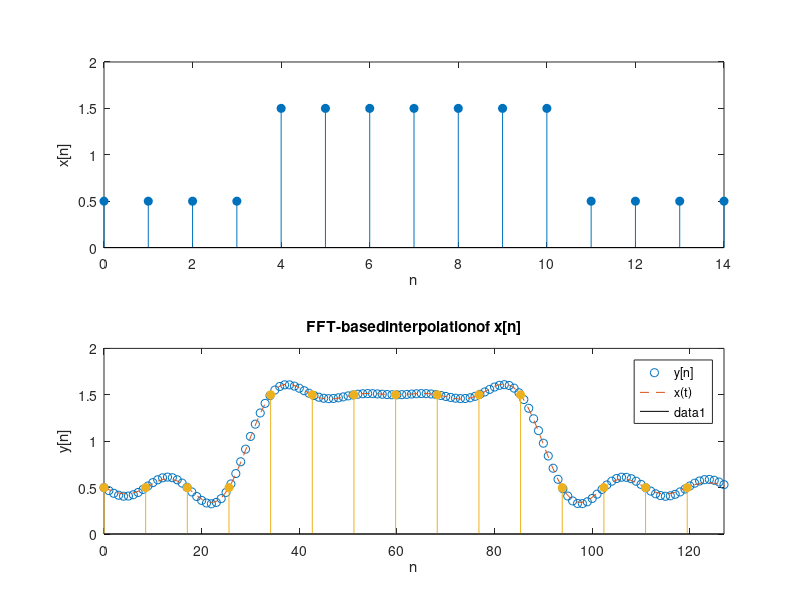

The MATLAB source for this figure:
N = 15;
M = 128;

n=0:N-1;
x = 0.5 + (n > N/4 & n < 3*(N-1)/4);

figure(2)

subplot(211)
stem(n,x, 'filled')
xlabel 'n',
ylabel 'x[n]'
axis([0 N-1 0 2])

X = N * fft(x, N);
Y = (M/N) * [X(1:(N-1)/2+1) zeros(1,M-length(X)) X((N-1)/2+2:end)];

y = 1/(N) * ifft(Y, M);

t = linspace(0, N, M);
xt = 0.5 + sinc(t-4) + sinc(t-5) + sinc(t-6) + sinc(t-7) + sinc(t-8) + sinc(t-9) + sinc(t-10);

subplot(212)

plot(0:length(y)-1,y, 'o', t*(M/N), xt, '--')

legend('y[n]','x(t)')
xlabel 'n',
ylabel 'y[n]'
axis([0 M-1 0 2])
title 'FFT-basedinterpolationof x[n]'

hold on
stem(n*(M/N), x, 'filled')
hold off